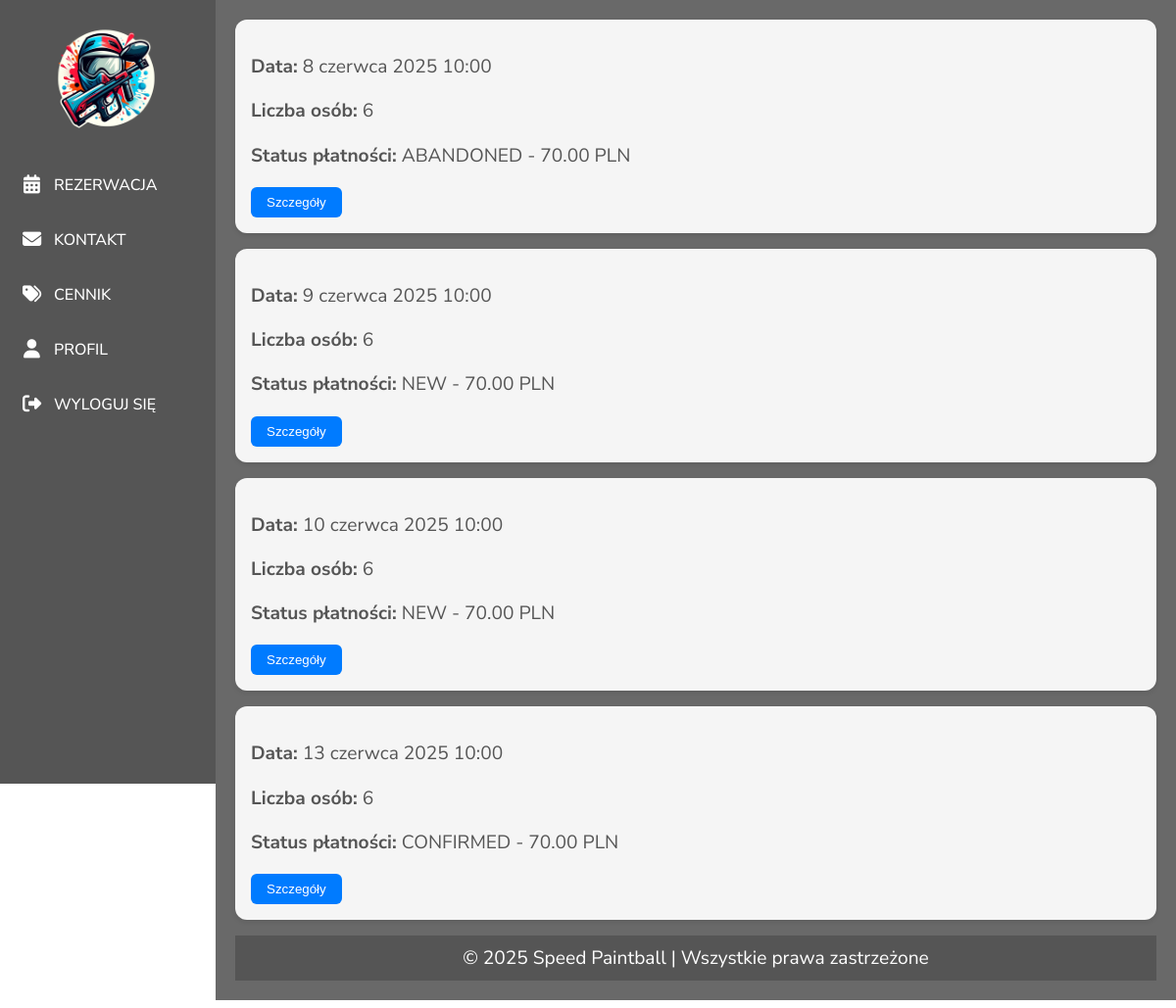
Screenshot of /twoje_rezerwacje/ (signed in) with the database file from the repository.
### polls/models.py (models this page shows, shortened)
class Reservation(models.Model):
    user = models.ForeignKey(User, on_delete=models.CASCADE, null=True, blank=True)
    num_people = models.IntegerField()
    reservation_date = models.DateField()
    reservation_time = models.TimeField()
    reservation_price = 7000
    payment_status = models.ForeignKey(Payment, on_delete=models.DO_NOTHING, null=True, blank=True)

class Payment(models.Model):
    creation_date = models.DateTimeField(auto_now_add=True)
    status = models.TextField(null=True)
    amount = models.IntegerField()
    paynow_id = models.TextField(null=True)
    redirect_url = models.TextField(null=True)
    request = models.TextField(null=True)
    last_response = models.TextField(null=True)
    last_update = models.DateTimeField(auto_now_add=True)
    def __str__(self):
        return f"{self.status or 'Brak statusu'} - {self.amount / 100:.2f} PLN"

### polls/views.py (the view)
# urls.py: path('twoje_rezerwacje/', views.your_reservations_view, name='your_reservations'),
@login_required(login_url='sign_in')
def your_reservations_view(request):
    now = timezone.now()
    if request.user.is_staff or request.user.is_superuser:
        reservations_qs = Reservation.objects.filter(
            reservation_date__gt=now.date()
        )
    else:
        reservations_qs = Reservation.objects.filter(
            user=request.user, reservation_date__gt=now.date()
        ).order_by('reservation_date', 'reservation_time')
    all_reservations = Reservation.objects.all()
    reservations_with_distance = []
    for reservation in all_reservations:
        reservation_datetime = timezone.make_aware(
            datetime.datetime.combine(reservation.reservation_date, reservation.reservation_time)
        )
        time_diff = abs((reservation_datetime - now).total_seconds())
        reservations_with_distance.append((reservation, time_diff))
    reservations_with_distance.sort(key=lambda x: x[1])
    closest_reservations = [r[0] for r in reservations_with_distance]
    context = {
        'future_reservations': reservations_qs,
        'closest_reservations': closest_reservations,
        'is_admin': request.user.is_staff or request.user.is_superuser,
    }
    return render(request, 'your_reservations.html', context)

### polls/Templates/your_reservations.html (shortened to what this page needs)
{% extends 'base.html' %}
{% block header %}
    {% load static %}
    <link rel="stylesheet" href="{% static 'css/styles_your_reservation.css' %}">
{% endblock %}
{% block content %}
<body>
    {% for reservation in future_reservations %}
        <div class="reservation-card">
            <div class="reservation-info">
                <p><strong>Data:</strong> {{ reservation.reservation_date }} {{ reservation.reservation_time }}</p>
                <p><strong>Liczba osób:</strong> {{ reservation.num_people }}</p>
                <p><strong>Status płatności:</strong> {{ reservation.payment_status }}</p>
            </div>
            <button class="details-btn" onclick="openModal('modal-{{ reservation.id }}')">Szczegóły</button>
        </div>
    {%empty%}
        <h1>Nie posiadasz nadchodzących rezerwacji</h1>
    {% endfor %}
</body>
{% endblock %}

### polls/Templates/base.html (shortened to what this page needs)
<!DOCTYPE html>
{% load static %}
<head>
    {% block header %}{% endblock %}
    <link rel="stylesheet" href="{% static 'css/styles_base.css' %}">
    <link rel="stylesheet" href="https://cdnjs.cloudflare.com/ajax/libs/font-awesome/6.5.0/css/all.min.css">
</head>
<body>
    <div class="layout">
        <div class="sidebar">
            <div class="logo">
                <a href="{% url 'home_page' %}">
                    <img src="{% static 'images/Logo.png' %}" alt="Logo Pola">
                </a>
            </div>
            <nav class="menu">
                <a href="{% url 'reservation' %}"><i class="fas fa-calendar-alt"></i><span>REZERWACJA</span></a>
                <a href="{% url 'contact' %}"><i class="fas fa-envelope"></i><span>KONTAKT</span></a>
                <a href="{% url 'price_list' %}"><i class="fas fa-tags"></i><span>CENNIK</span></a>
                {% if user.is_authenticated %}
                    <a href="{% url 'profile' %}"><i class="fas fa-user"></i><span>PROFIL</span></a>
                    <a href="{% url 'logout' %}"><i class="fas fa-sign-out-alt"></i><span>WYLOGUJ SIĘ</span></a>
                {% else %}
                    <a href="{% url 'sign_in' %}"><i class="fas fa-sign-in-alt"></i><span>ZALOGUJ SIĘ</span></a>
                {% endif %}
            </nav>
        </div>
        <main class="content">
            {% block content %}
            {% endblock %}
            <footer class="stopka">
                <p>© 2025 Speed Paintball | Wszystkie prawa zastrzeżone</p>
            </footer>
        </main>
    </div>
</body>
</html>

### polls/static/css/styles_your_reservation.css (style rules this page uses)
.content { font-family: "Nunito Sans", sans-serif; font-weight: 400; font-size: 1.2em; color: #555; margin-bottom: 30px; }
.reservation-card { background-color: #f5f5f5; border-radius: 12px; padding: 1rem; margin-bottom: 1rem; box-shadow: 0 2px 5px rgba(0,0,0,0.1); transition: transform 0.2s, box-shadow 0.2s; }
.details-btn { padding: 8px 16px; background-color: #007bff; color: white; border-radius: 6px; text-decoration: none; transition: background-color 0.3s; border: none; cursor: pointer; white-space: nowrap; }

### polls/static/css/styles_base.css (style rules this page uses)
body, html { height: 100%; margin: 0; font-family: "Nunito Sans", sans-serif; font-weight: 500; font-size: 1em; background-color: transparent; }
.layout { display: flex; min-height: 100vh; }
.sidebar { width: 220px; background-color: #555555; color: white; display: flex; flex-direction: column; align-items: center; padding-top: 20px; box-sizing: border-box; position: fixed; top: 0; left: 0; height: 100vh; z-index: 1000; }
.sidebar .logo img { width: 120px; height: auto; margin-bottom: 20px; }
.menu { width: 100%; display: flex; flex-direction: column; align-items: stretch; gap: 10px; }
.menu a { text-decoration: none; color: white; padding: 12px 20px; display: flex; align-items: center; gap: 10px; border-radius: 5px; transition: background-color 0.3s; }
.menu a i { font-size: 1.2em; width: 25px; text-align: center; }
main.content { margin-left: 220px; flex: 1; background-color: #696969; padding: 20px; box-sizing: border-box; }
footer.stopka { background-color: #555555; padding: 10px; text-align: center; color: white; margin: 0; position: relative; }
footer.stopka p { margin: 0; }

### rows the page displays
Reservation: reservation_date "8 czerwca 2025", reservation_time "10:00", num_people "6", payment_status "ABANDONED - 70.00 PLN"
Reservation: reservation_date "9 czerwca 2025", reservation_time "10:00", num_people "6", payment_status "NEW - 70.00 PLN"
Reservation: reservation_date "10 czerwca 2025", reservation_time "10:00", num_people "6", payment_status "NEW - 70.00 PLN"
Reservation: reservation_date "13 czerwca 2025", reservation_time "10:00", num_people "6", payment_status "CONFIRMED - 70.00 PLN"
